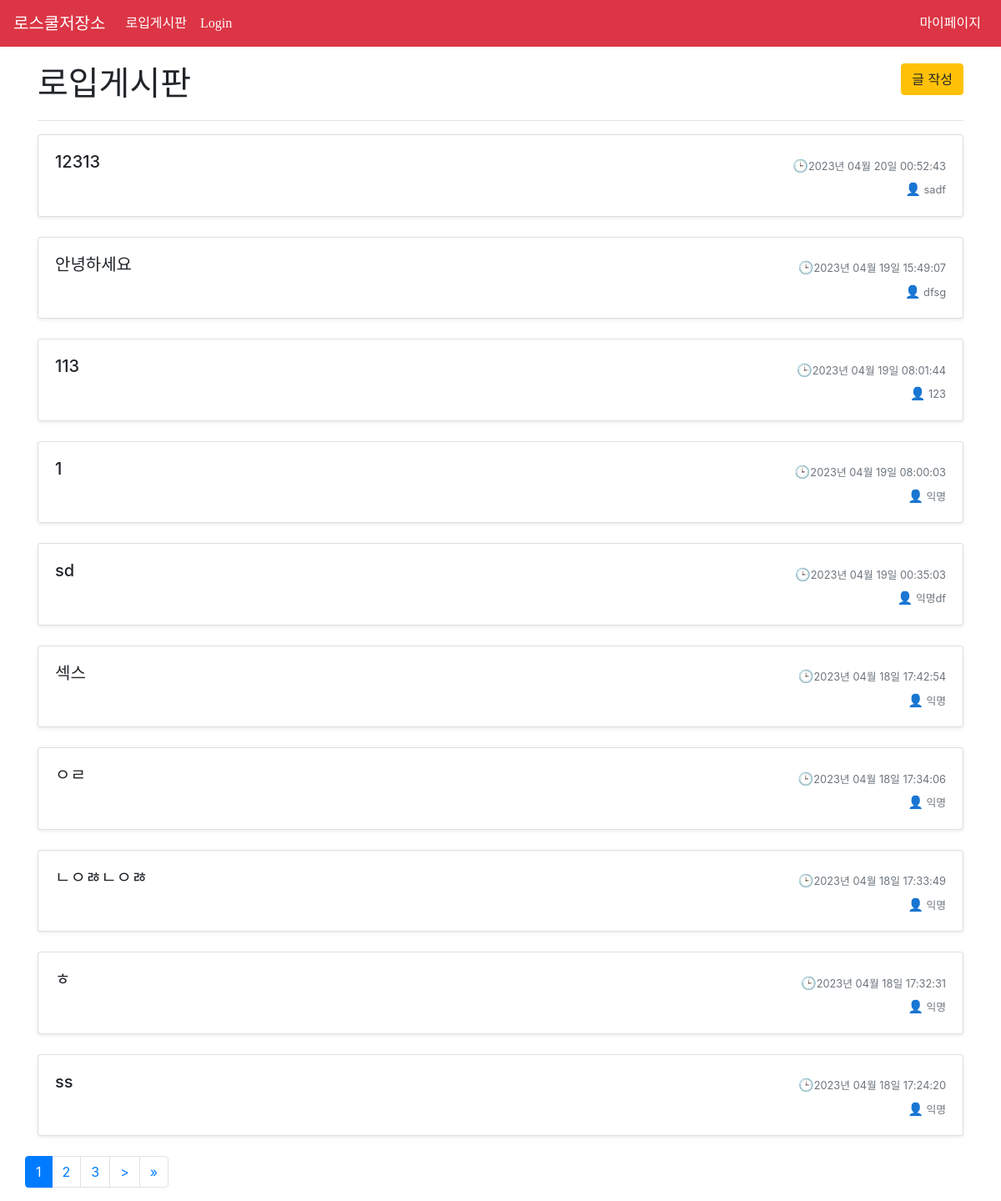
The app's page /posts/, older data.
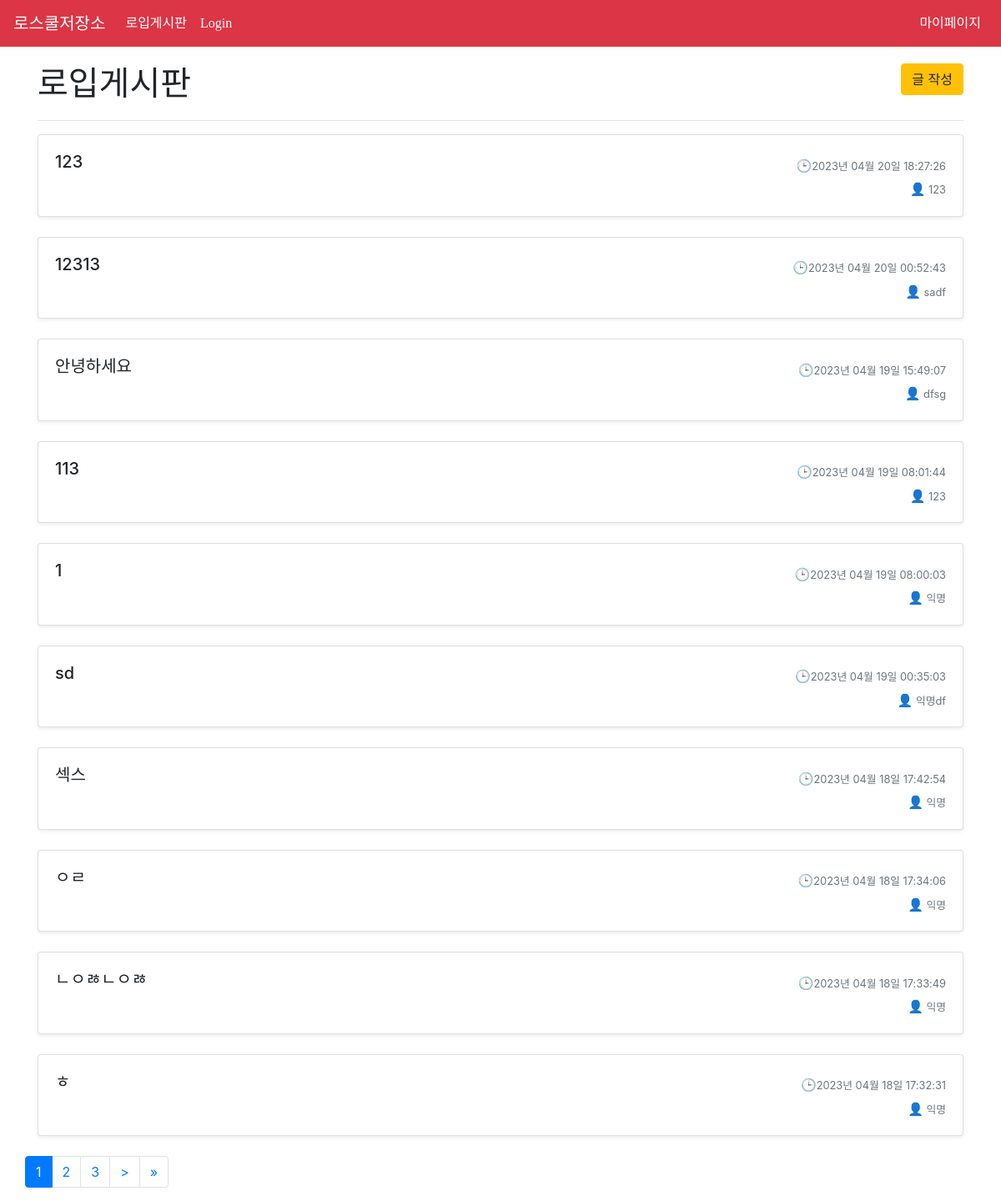
The same page, newer data.
### Posts/models.py (models this page shows, shortened)
class Post(models.Model):
    title = models.CharField(max_length=20)
    content = HTMLField()
    image = models.ImageField(upload_to='images/', blank=True, null=True)
    pub_date = models.DateTimeField(auto_now_add=True)
    author = models.CharField(max_length=8)
    author_ip = models.CharField(max_length=15)
    password = models.CharField(max_length=100)
    is_deleted = models.BooleanField(default=False)

### Posts/views.py (the view)
# urls.py: path('', ListPostView.as_view(), name='post_list'),
class ListPostView(ListView):
    model = Post
    template_name = 'Posts/list_post.html'
    context_object_name = 'posts'
    ordering = ['-pub_date']
    paginate_by = 10
    def get_context_data(self, **kwargs):
        context = super().get_context_data(**kwargs)
        page = self.request.GET.get('page')
        paginator = Paginator(context['posts'], self.paginate_by)
        context['posts'] = paginator.get_page(page)
        for post in context['posts']:
            post_time = post.pub_date.replace(tzinfo=None)
            post.time = time_elapsed_string(post_time)
        return context

### Posts/views.py (called while the page is built)
def time_elapsed_string(dt):
    diff = datetime.datetime.utcnow() - dt
    diff_in_minutes = diff.total_seconds() / 60.0
    if diff_in_minutes < 1:
        return '방금 전'
    elif diff_in_minutes < 60:
        return f'{int(diff_in_minutes)}분 전'
    elif diff_in_minutes < 24 * 60:
        return f'{int(diff_in_minutes // 60)}시간 전'
    else:
        return dt.strftime('%Y년 %m월 %d일 %H:%M:%S')

### Posts/templates/Posts/list_post.html (shortened to what this page needs)
{% extends 'base.html' %}
{% block content %}
<div class="container">
  <div class="posts-header">
    <h1>로입게시판</h1>
    <div>
      <a href="{% url 'Posts:post_new' %}" class="btn btn-warning">글 작성</a>
    </div>
  </div>
  <hr>
  {% if posts %}
  <div class="row">
    {% for post in posts %}
    {% if post.is_deleted %}
    {% else %}
    <div class="col-md-12">
      <div class="card mb-4 shadow-sm">
        <div class="card-body">
          <div class="d-flex justify-content-between align-items-center">
            <h5 class="card-title">{{ post.title }}</h5>
            <small class="text-muted"><span class="emoji" style="font-size: 15px;">🕒</span>{{ post.time}}</small>
          </div>
          <small class="text-muted"><span class="emoji" style="font-size: 15px;">👤</span> {{ post.author }}</small>
        </div>
      </div>
    </div>
    {% endif %}
    {% endfor %}
      <nav aria-label="Page navigation example", class = "text-center">
        <ul class="pagination justify-content-center text-center">
          {% for num in page_obj.paginator.page_range %}
          {% if page_obj.number == num %}
          <li class="page-item active">
            <a class="page-link btn-rounded" href="#">{{ num }}</a>
          </li>
          {% elif num > page_obj.number|add:'-3' and num < page_obj.number|add:'3' %}
          <li class="page-item">
            <a class="page-link btn-rounded" href="?page={{ num }}">{{ num }}</a>
          </li>
          {% endif %}
          {% endfor %}
          {% if page_obj.has_next %}
          <li class="page-item">
            <a class="page-link btn-rounded" href="?page={{ page_obj.next_page_number }}" aria-label="Next">
              <span aria-hidden="true">&gt;</span>
            </a>
          </li>
          <li class="page-item">
            <a class="page-link btn-rounded" href="?page={{ page_obj.paginator.num_pages }}" aria-label="Last">
              <span aria-hidden="true">&raquo;</span>
            </a>
          </li>
          {% endif %}
        </ul>
      </nav>
    {% else %}
      <p>No posts are available.</p>
    {% endif %}
  </div>
{% endblock %}

### templates/base.html (shortened to what this page needs)
<!DOCTYPE html>
{% load static %}
<html>
<head>
</head>
<body>
<nav class="navbar navbar-expand-lg bg-danger navbar-custom">
<a class="navbar-brand no-link-style", style="font-face: 'SBTitle'; text-decoration:none;" href="{% url 'home' %}">로스쿨저장소</a>
  <div class="collapse navbar-collapse" id="navbarNav">
    <ul class="navbar-nav">
      <li class="nav-item">
        <a class="nav-link" href="{% url 'Posts:post_list' %}">로입게시판</a>
      </li>
      <li class="nav-item">
        <a class="nav-link" href="#">Login</a>
      </li>
    </ul>
  </div>
  <div class="collapse navbar-collapse" id="navbarNav">
    <ul class="navbar-nav ml-auto">
      <li class="nav-item">
        <a class="nav-link" href="">마이페이지</a>
      </li>
    </ul>
  </div>
</nav>
<div class="container-fluid">
    <div class="row">
        <div class="col-md-12">
            {% block content %}{% endblock %}
        </div>
    </div>
</div>
<link rel="stylesheet" href="https://maxcdn.bootstrapcdn.com/bootstrap/4.5.2/css/bootstrap.min.css">
<link rel="stylesheet" href="https://maxcdn.bootstrapcdn.com/bootstrap/4.0.0-beta.3/css/bootstrap.min.css">
</body>
</html>

### templates/base.html (style rules this page uses)
a { text-decoration: none; color: inherit; }
.navbar-custom { background-color: #FF0000; color:white; }
.navbar-custom h1, .navbar-custom h2, .navbar-custom h3, .navbar-custom h4, .navbar-custom h5, .navbar-custom h6, .navbar-custom a, .navbar-custom p { color: white; }
.navbar-brand { font-family : 'SBTitle'; font-size: 300% }
.nav-link { font-family : 'SBTitle_M' }
.no-link-style { color: inherit; text-decoration: none; }

### Posts/templates/Posts/list_post.html (style rules this page uses)
.posts-header { display: flex; justify-content: space-between; align-items: flex-start; margin-bottom: 20px; margin-top: 20px; }
.posts-header h1 { margin: 0; }
h1 { font-family : 'SBTitle'; }
.card-body { display: flex; flex-direction: column; justify-content: space-between; height: 100%; }
.text-muted { margin-left: auto; }
h5.card-title { margin-top: 0; margin-bottom: 10px; }

Row changes from the older to the newer data that the page shows:
no longer on this page (row unchanged): Post: title "ss", time "2023년 04월 18일 17:24:20", author "익명"
added Post: title "123", time "2023년 04월 20일 18:27:26", author "123"
